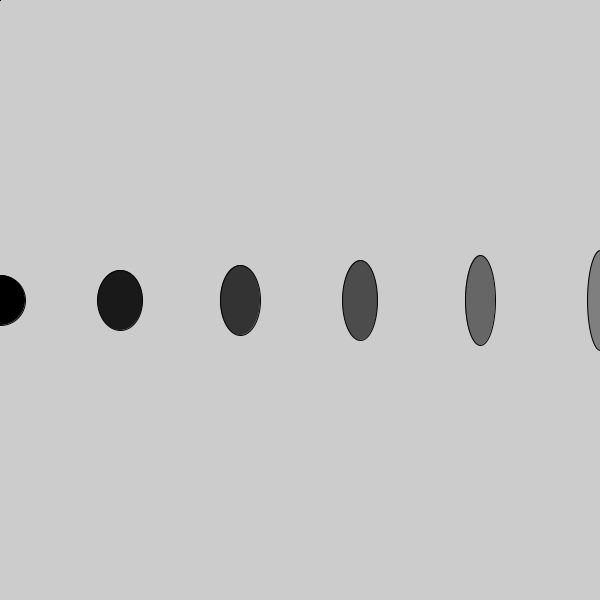
Frame 1 (no input)
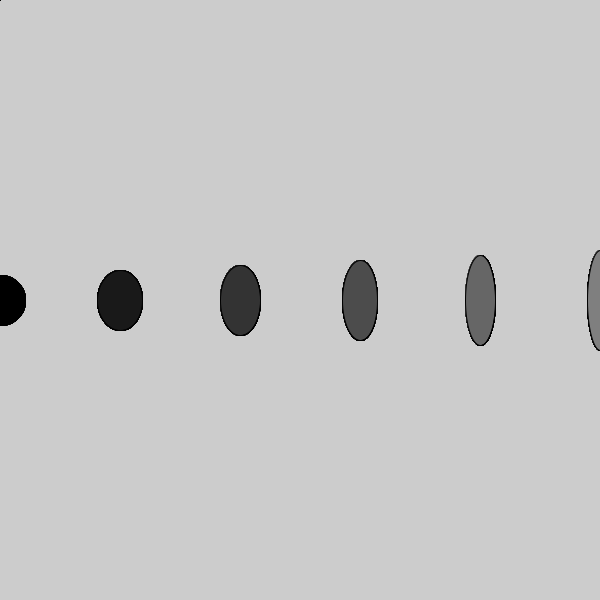
Frame 60 (the mouse pressed at the canvas centre just before this capture)
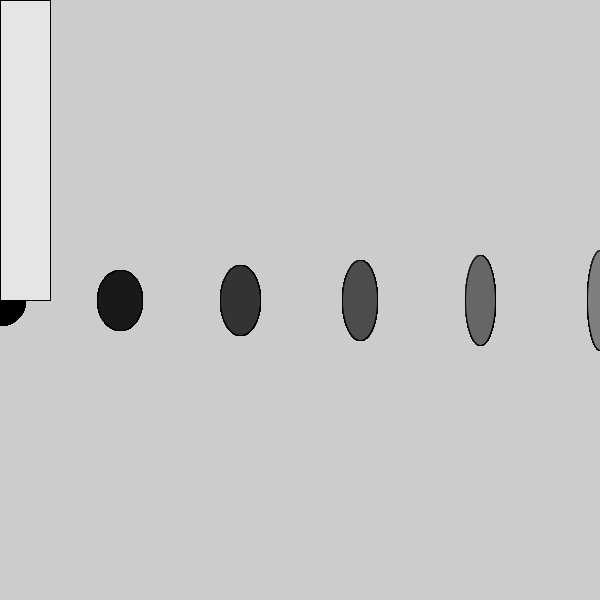
Frame 120 (the mouse held since frame 60 and released just before this capture)

The Processing sketch that drew these frames (run headless with seeded random() and noise(); from frame 60 on, the mouse is pressed at the canvas centre):

// Processing sketch: for_and_loops
// ── for_and_loops.pde
void setup(){
  size(600, 600);
}

void draw() {
  //float bgcolor = map(mouseX, 0, width, 0, 255);
  //background(bgcolor);
  //println(bgcolor);
  
  //this loops over till i < 10
  for (int i =0; i <10; i++) {
    float c = map (i, 0, 10, 0 ,255);
    fill(c);
    ellipse(map(i, 0, 10, 0, width) + i *60, height/2, 50 -(i * 5), 50 + i * 10);
  }
  
  rect(0, 0, map(mouseX, 0, width, 0, 100), mouseY);
  
}
